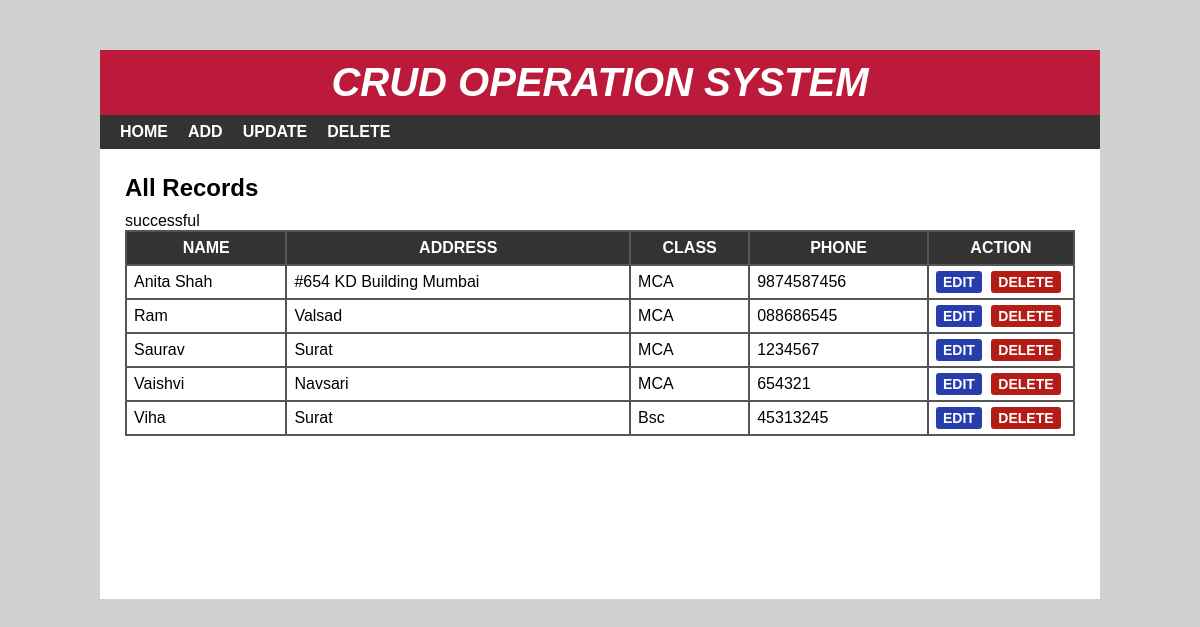
The page / on the database its author committed.
### tables this page shows
CREATE TABLE `student` (
  `sid` int(10) NOT NULL,
  `sname` varchar(30) NOT NULL,
  `saddress` varchar(100) NOT NULL,
  `sclass` int(10) NOT NULL,
  `sphone` varchar(10) NOT NULL
);

CREATE TABLE `studentclass` (
  `cid` int(11) NOT NULL,
  `cname` varchar(15) NOT NULL
);

### index.php (the view, shortened to what this page needs)
<?php
include 'header.php';
?>
<div id="main-content">
    <h2>All Records</h2>
    <?php
      include 'config.php';
      $sql = "SELECT * FROM student JOIN studentclass WHERE student.sclass = studentclass.cid";
      $result = mysqli_query($conn, $sql) or die("Query Unsuccessful.");
      if(mysqli_num_rows($result) > 0)  {
    ?>
    <table cellpadding="7px">
        <thead>
        <th>Name</th>
        <th>Address</th>
        <th>Class</th>
        <th>Phone</th>
        <th>Action</th>
        </thead>
        <tbody>
          <?php
            while($row = mysqli_fetch_assoc($result)){
          ?>
            <tr>
           <?php $id= $row['sid']; ?>
                <td><?php echo $row['sname']; ?></td>
                <td><?php echo $row['saddress']; ?></td>
                <td><?php echo $row['cname']; ?></td>
                <td><?php echo $row['sphone']; ?></td>
                <td>
                    <a href='edit.php?sid=<?php echo $id; ?>'>
                    Edit</a>
                    <a href='delete-inline.php?sid=
                    <?php echo $row['sid']; ?>'>Delete</a>
                </td>
            </tr>
          <?php } ?>
        </tbody>
    </table>
  <?php }else{
    echo "<h2>No Record Found</h2>";
  }
  ?>
</div>
</div>
</body>
</html>

### header.php (shortened to what this page needs)
<!DOCTYPE html>
<html lang="en">
<head>
  <link rel="stylesheet" href="css/style.css">
</head>
<body>
    <div id="wrapper">
        <div id="header">
            <h1>Crud Operation system</h1>
        </div>
        <div id="menu">
            <ul>
                <li>
                    <a href="index.php">Home</a>
                </li>
                <li>
                    <a href="add.php">Add</a>
                </li>
                <li>
                    <a href="update.php">Update</a>
                </li>
                <li>
                    <a href="delete.php">Delete</a>
                </li>
            </ul>
        </div>

### config.php
<?php
$server_name="localhost";
$username="root";
$password="";
$db_name="crud";
$conn=mysqli_connect($server_name,$username,$password,$db_name);
if($conn==TRUE){
 echo "successful";
}
else{
  echo "unsuccessful";
}
?>

### css/style.css (style rules this page uses)
body { font:16px arial; margin: 0; padding: 0; background: #d1d1d1; }
#wrapper { width: 1000px; margin: 50px auto 0; background-color: #fff; }
#header { text-align: center; background-color: #BC1A3A; padding: 10px; }
#header h1 { color: #fff; font-size: 40px; font-style: italic; font-weight: 700; text-transform: uppercase; margin: 0; }
#menu { background-color: #333; }
#menu ul { font-size: 0; padding: 0 10px; margin: 0; list-style: none; }
#menu ul li { display: inline-block; }
#menu ul li a { color: #fff; font-size: 16px; font-weight: 600; padding: 8px 10px; display: block; text-decoration: none; text-transform: uppercase; transition: all 0.3s ease; }
#main-content { padding: 25px; min-height: 400px; }
#main-content h2 { margin: 0 0 10px; text-transform: capitalize; }
#main-content table { width: 100%; background-color: #555; margin: 0 0 20px; }
#main-content table th { color: #fff; background-color: #333; text-transform: uppercase; }
#main-content table th:last-child { width: 130px; }
#main-content table td { background-color: #fff; }
#main-content table td a { font-size: 14px; font-weight: 600; text-transform: uppercase; padding: 3px 7px; color: #fff; background-color: #273dab; text-decoration: none; border-radius: 3px; }
#main-content table td a:nth-child(2) { background-color: #b31d15; margin: 0 0 0 5px; }

### rows shown on the page
student: sname "Anita Shah", saddress "#654 KD Building Mumbai", studentclass.cname "MCA", sphone "9874587456"
student: sname "Ram", saddress "Valsad", studentclass.cname "MCA", sphone "088686545"
student: sname "Saurav", saddress "Surat", studentclass.cname "MCA", sphone "1234567"
student: sname "Vaishvi", saddress "Navsari", studentclass.cname "MCA", sphone "654321"
student: sname "Viha", saddress "Surat", studentclass.cname "Bsc", sphone "45313245"
